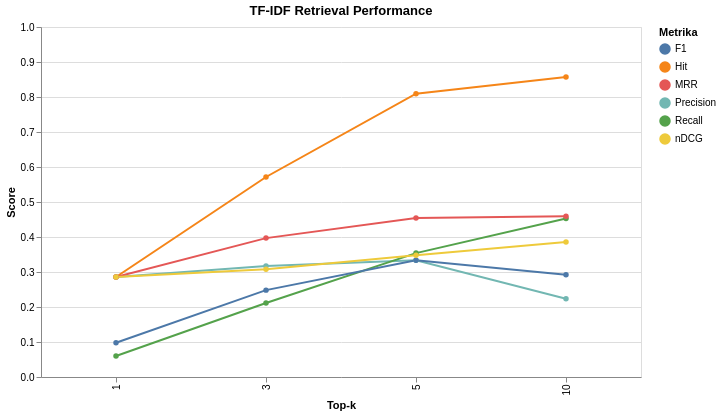

The notebook cell saved with this chart:
### Code cell
metrics_plot_df = metrics_df.melt(
    id_vars="k",
    value_vars=[
        "Hit",
        "Precision",
        "Recall",
        "F1",
        "MRR",
        "nDCG"
    ],
    var_name="metric",
    value_name="score"
)

chart = (
    alt.Chart(metrics_plot_df)
    .mark_line(point=True)
    .encode(
        x=alt.X(
            "k:O",
            title="Top-k"
        ),
        y=alt.Y(
            "score:Q",
            title="Score",
            scale=alt.Scale(domain=[0, 1])
        ),
        color=alt.Color(
            "metric:N",
            title="Metrika"
        ),
        tooltip=[
            "k",
            "metric",
            alt.Tooltip(
                "score:Q",
                format=".3f"
            )
        ]
    )
    .properties(
        title="TF-IDF Retrieval Performance",
        width=600,
        height=350
    )
)

chart

### Figure 1 — Vega-Lite specification as saved in the notebook (floating-point values rounded to 4 significant figures)
{"config": {"view": {"continuousWidth": 300, "continuousHeight": 300}}, "data": {"name": "data-36a070f0b4e60df9eb0415acb397bea2"}, "mark": {"type": "line", "point": true}, "encoding": {"color": {"field": "metric", "title": "Metrika", "type": "nominal"}, "tooltip": [{"field": "k", "type": "quantitative"}, {"field": "metric", "type": "nominal"}, {"field": "score", "format": ".3f", "type": "quantitative"}], "x": {"field": "k", "title": "Top-k", "type": "ordinal"}, "y": {"field": "score", "scale": {"domain": [0, 1]}, "title": "Score", "type": "quantitative"}}, "height": 350, "title": "TF-IDF Retrieval Performance", "width": 600, "$schema": "https://vega.github.io/schema/vega-lite/v5.17.0.json", "datasets": {"data-36a070f0b4e60df9eb0415acb397bea2": [{"k": 1, "metric": "Hit", "score": 0.2857}, {"k": 3, "metric": "Hit", "score": 0.5714}, {"k": 5, "metric": "Hit", "score": 0.8095}, {"k": 10, "metric": "Hit", "score": 0.8571}, {"k": 1, "metric": "Precision", "score": 0.2857}, {"k": 3, "metric": "Precision", "score": 0.3175}, {"k": 5, "metric": "Precision", "score": 0.3333}, {"k": 10, "metric": "Precision", "score": 0.2238}, {"k": 1, "metric": "Recall", "score": 0.05992}, {"k": 3, "metric": "Recall", "score": 0.2115}, {"k": 5, "metric": "Recall", "score": 0.354}, {"k": 10, "metric": "Recall", "score": 0.4529}, {"k": 1, "metric": "F1", "score": 0.09788}, {"k": 3, "metric": "F1", "score": 0.2482}, {"k": 5, "metric": "F1", "score": 0.3333}, {"k": 10, "metric": "F1", "score": 0.2919}, {"k": 1, "metric": "MRR", "score": 0.2857}, {"k": 3, "metric": "MRR", "score": 0.3968}, {"k": 5, "metric": "MRR", "score": 0.454}, {"k": 10, "metric": "MRR", "score": 0.4593}, {"k": 1, "metric": "nDCG", "score": 0.2857}, {"k": 3, "metric": "nDCG", "score": 0.3081}, {"k": 5, "metric": "nDCG", "score": 0.3477}, {"k": 10, "metric": "nDCG", "score": 0.3857}]}}
